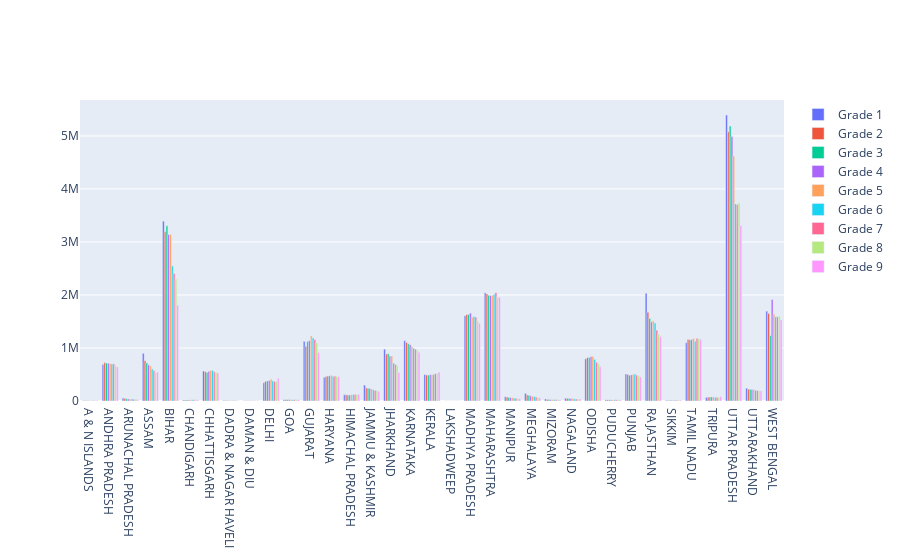

The cell this chart's notebook holds for it:
### Code cell
#Enrollment by grade
df5=se.copy()[['STATNAME','C1_B','C2_B','C3_B','C4_B','C5_B','C6_B','C7_B','C8_B','C9_B','C1_G','C2_G','C3_G','C4_G','C5_G','C6_G','C7_G','C8_G','C9_G','TOTPOPULAT']]
df5=df5.groupby(['STATNAME']).mean()
df6=se.copy()[['STATNAME']]
fig=go.Figure()
df6['a']=df5[df5.columns[0]]+df5[df5.columns[0+9]]

df6=df6.groupby(['STATNAME']).mean()

for i in range(0,10):
    df6['Grade '+str(i+1)]=(df5[df5.columns[i]]+df5[df5.columns[i+9]])
    if i==8:
        break
df6.drop('a', axis=1, inplace=True)
df6.drop('TELANGANA', axis=0, inplace= True)

for i in df6.columns:
    fig.add_trace(go.Bar(x=df6.index, y=df6[i],
                    name=i))
fig.show()
df6.head()

### Figure 1 — Plotly figure (JSON) as saved in the notebook; plotly's stock layout.template omitted (floating-point values rounded to 4 significant figures)
{"data": [{"name": "Grade 1", "type": "bar", "x": ["A & N ISLANDS", "ANDHRA PRADESH", "ARUNACHAL PRADESH", "ASSAM", "BIHAR", "CHANDIGARH", "CHHATTISGARH", "DADRA & NAGAR HAVELI", "DAMAN & DIU", "DELHI", "GOA", "GUJARAT", "HARYANA", "HIMACHAL PRADESH", "JAMMU & KASHMIR", "JHARKHAND", "KARNATAKA", "KERALA", "LAKSHADWEEP", "MADHYA PRADESH", "MAHARASHTRA", "MANIPUR", "MEGHALAYA", "MIZORAM", "NAGALAND", "ODISHA", "PUDUCHERRY", "PUNJAB", "RAJASTHAN", "SIKKIM", "TAMIL NADU", "TRIPURA", "UTTAR PRADESH", "UTTARAKHAND", "WEST BENGAL"], "y": [6259, 687345, 57224, 898488, 3392382, 15688, 566422, 9102, 3575, 344298, 25371, 1125292, 446753, 118799, 300528, 977183, 1136667, 499125, 927, 1609696, 2039892, 79530, 144376, 39096, 50830, 794572, 20770, 510094, 2033407, 11498, 1099563, 66630, 5394236, 241830, 1695514]}, {"name": "Grade 2", "type": "bar", "x": ["A & N ISLANDS", "ANDHRA PRADESH", "ARUNACHAL PRADESH", "ASSAM", "BIHAR", "CHANDIGARH", "CHHATTISGARH", "DADRA & NAGAR HAVELI", "DAMAN & DIU", "DELHI", "GOA", "GUJARAT", "HARYANA", "HIMACHAL PRADESH", "JAMMU & KASHMIR", "JHARKHAND", "KARNATAKA", "KERALA", "LAKSHADWEEP", "MADHYA PRADESH", "MAHARASHTRA", "MANIPUR", "MEGHALAYA", "MIZORAM", "NAGALAND", "ODISHA", "PUDUCHERRY", "PUNJAB", "RAJASTHAN", "SIKKIM", "TAMIL NADU", "TRIPURA", "UTTAR PRADESH", "UTTARAKHAND", "WEST BENGAL"], "y": [6295, 722695, 46920, 759411, 3194536, 17782, 551042, 7560, 3760, 370904, 24728, 1033847, 460006, 116754, 247737, 885600, 1103563, 490461, 836, 1631813, 2017288, 74901, 114045, 29366, 49480, 817755, 20773, 499386, 1675484, 10833, 1161177, 72905, 5079671, 222672, 1651050]}, {"name": "Grade 3", "type": "bar", "x": ["A & N ISLANDS", "ANDHRA PRADESH", "ARUNACHAL PRADESH", "ASSAM", "BIHAR", "CHANDIGARH", "CHHATTISGARH", "DADRA & NAGAR HAVELI", "DAMAN & DIU", "DELHI", "GOA", "GUJARAT", "HARYANA", "HIMACHAL PRADESH", "JAMMU & KASHMIR", "JHARKHAND", "KARNATAKA", "KERALA", "LAKSHADWEEP", "MADHYA PRADESH", "MAHARASHTRA", "MANIPUR", "MEGHALAYA", "MIZORAM", "NAGALAND", "ODISHA", "PUDUCHERRY", "PUNJAB", "RAJASTHAN", "SIKKIM", "TAMIL NADU", "TRIPURA", "UTTAR PRADESH", "UTTARAKHAND", "WEST BENGAL"], "y": [6288, 714981, 41839, 717958, 3305396, 19074, 537285, 7618, 3560, 377912, 24571, 1122324, 471626, 114047, 240351, 892007, 1078987, 488085, 561, 1631710, 1992588, 67455, 107046, 27227, 47835, 821088, 20894, 485786, 1559013, 11558, 1154983, 73739, 5185980, 220120, 1232558]}, {"name": "Grade 4", "type": "bar", "x": ["A & N ISLANDS", "ANDHRA PRADESH", "ARUNACHAL PRADESH", "ASSAM", "BIHAR", "CHANDIGARH", "CHHATTISGARH", "DADRA & NAGAR HAVELI", "DAMAN & DIU", "DELHI", "GOA", "GUJARAT", "HARYANA", "HIMACHAL PRADESH", "JAMMU & KASHMIR", "JHARKHAND", "KARNATAKA", "KERALA", "LAKSHADWEEP", "MADHYA PRADESH", "MAHARASHTRA", "MANIPUR", "MEGHALAYA", "MIZORAM", "NAGALAND", "ODISHA", "PUDUCHERRY", "PUNJAB", "RAJASTHAN", "SIKKIM", "TAMIL NADU", "TRIPURA", "UTTAR PRADESH", "UTTARAKHAND", "WEST BENGAL"], "y": [6229, 713279, 38503, 682790, 3139774, 19983, 560407, 4015, 3726, 385629, 24711, 1138115, 474073, 112502, 235151, 848889, 1062715, 496239, 988, 1657569, 1987687, 62923, 96304, 25351, 47031, 837053, 21164, 492495, 1493550, 12932, 1155816, 76296, 4987821, 215768, 1914146]}, {"name": "Grade 5", "type": "bar", "x": ["A & N ISLANDS", "ANDHRA PRADESH", "ARUNACHAL PRADESH", "ASSAM", "BIHAR", "CHANDIGARH", "CHHATTISGARH", "DADRA & NAGAR HAVELI", "DAMAN & DIU", "DELHI", "GOA", "GUJARAT", "HARYANA", "HIMACHAL PRADESH", "JAMMU & KASHMIR", "JHARKHAND", "KARNATAKA", "KERALA", "LAKSHADWEEP", "MADHYA PRADESH", "MAHARASHTRA", "MANIPUR", "MEGHALAYA", "MIZORAM", "NAGALAND", "ODISHA", "PUDUCHERRY", "PUNJAB", "RAJASTHAN", "SIKKIM", "TAMIL NADU", "TRIPURA", "UTTAR PRADESH", "UTTARAKHAND", "WEST BENGAL"], "y": [6335, 708388, 36744, 662274, 3138000, 20703, 577849, 7901, 3524, 408231, 24407, 1228467, 484192, 119011, 225286, 849848, 1024314, 494719, 1096, 1580068, 1989047, 60511, 85959, 24277, 42904, 840582, 20431, 500822, 1512155, 13986, 1178820, 77298, 4622640, 214818, 1638529]}, {"name": "Grade 6", "type": "bar", "x": ["A & N ISLANDS", "ANDHRA PRADESH", "ARUNACHAL PRADESH", "ASSAM", "BIHAR", "CHANDIGARH", "CHHATTISGARH", "DADRA & NAGAR HAVELI", "DAMAN & DIU", "DELHI", "GOA", "GUJARAT", "HARYANA", "HIMACHAL PRADESH", "JAMMU & KASHMIR", "JHARKHAND", "KARNATAKA", "KERALA", "LAKSHADWEEP", "MADHYA PRADESH", "MAHARASHTRA", "MANIPUR", "MEGHALAYA", "MIZORAM", "NAGALAND", "ODISHA", "PUDUCHERRY", "PUNJAB", "RAJASTHAN", "SIKKIM", "TAMIL NADU", "TRIPURA", "UTTAR PRADESH", "UTTARAKHAND", "WEST BENGAL"], "y": [6294, 698983, 35501, 604319, 2550091, 21642, 575773, 7737, 3386, 379567, 24492, 1190336, 462554, 122692, 210355, 713279, 994356, 501952, 1059, 1595797, 2011728, 54595, 83950, 24198, 40025, 784548, 21788, 510822, 1473184, 15826, 1127198, 69427, 3716794, 203359, 1586394]}, {"name": "Grade 7", "type": "bar", "x": ["A & N ISLANDS", "ANDHRA PRADESH", "ARUNACHAL PRADESH", "ASSAM", "BIHAR", "CHANDIGARH", "CHHATTISGARH", "DADRA & NAGAR HAVELI", "DAMAN & DIU", "DELHI", "GOA", "GUJARAT", "HARYANA", "HIMACHAL PRADESH", "JAMMU & KASHMIR", "JHARKHAND", "KARNATAKA", "KERALA", "LAKSHADWEEP", "MADHYA PRADESH", "MAHARASHTRA", "MANIPUR", "MEGHALAYA", "MIZORAM", "NAGALAND", "ODISHA", "PUDUCHERRY", "PUNJAB", "RAJASTHAN", "SIKKIM", "TAMIL NADU", "TRIPURA", "UTTAR PRADESH", "UTTARAKHAND", "WEST BENGAL"], "y": [6273, 701191, 33235, 568873, 2407456, 21754, 550874, 7451, 3277, 369204, 23902, 1157420, 469500, 125153, 200631, 688597, 978036, 516234, 1021, 1583941, 2044326, 51972, 74869, 23243, 37150, 730622, 21435, 489085, 1334366, 14344, 1182536, 68149, 3705696, 198864, 1589119]}, {"name": "Grade 8", "type": "bar", "x": ["A & N ISLANDS", "ANDHRA PRADESH", "ARUNACHAL PRADESH", "ASSAM", "BIHAR", "CHANDIGARH", "CHHATTISGARH", "DADRA & NAGAR HAVELI", "DAMAN & DIU", "DELHI", "GOA", "GUJARAT", "HARYANA", "HIMACHAL PRADESH", "JAMMU & KASHMIR", "JHARKHAND", "KARNATAKA", "KERALA", "LAKSHADWEEP", "MADHYA PRADESH", "MAHARASHTRA", "MANIPUR", "MEGHALAYA", "MIZORAM", "NAGALAND", "ODISHA", "PUDUCHERRY", "PUNJAB", "RAJASTHAN", "SIKKIM", "TAMIL NADU", "TRIPURA", "UTTAR PRADESH", "UTTARAKHAND", "WEST BENGAL"], "y": [6140, 664448, 32492, 537940, 2304150, 21295, 537703, 7590, 3170, 371265, 24127, 1094913, 462240, 121808, 196737, 666665, 961735, 525601, 1088, 1511375, 1961219, 50709, 69064, 21559, 34441, 701864, 22207, 473949, 1258976, 14320, 1176099, 65068, 3732795, 195242, 1601724]}, {"name": "Grade 9", "type": "bar", "x": ["A & N ISLANDS", "ANDHRA PRADESH", "ARUNACHAL PRADESH", "ASSAM", "BIHAR", "CHANDIGARH", "CHHATTISGARH", "DADRA & NAGAR HAVELI", "DAMAN & DIU", "DELHI", "GOA", "GUJARAT", "HARYANA", "HIMACHAL PRADESH", "JAMMU & KASHMIR", "JHARKHAND", "KARNATAKA", "KERALA", "LAKSHADWEEP", "MADHYA PRADESH", "MAHARASHTRA", "MANIPUR", "MEGHALAYA", "MIZORAM", "NAGALAND", "ODISHA", "PUDUCHERRY", "PUNJAB", "RAJASTHAN", "SIKKIM", "TAMIL NADU", "TRIPURA", "UTTAR PRADESH", "UTTARAKHAND", "WEST BENGAL"], "y": [6890, 643769, 29151, 543437, 1805886, 22579, 530086, 6982, 3250, 428455, 29566, 913469, 456586, 126550, 181043, 539232, 921628, 545641, 1406, 1467054, 1953159, 43726, 58367, 22110, 36306, 648573, 23491, 455303, 1214024, 16115, 1161546, 84533, 3308247, 192095, 1528718]}], "layout": {}}
